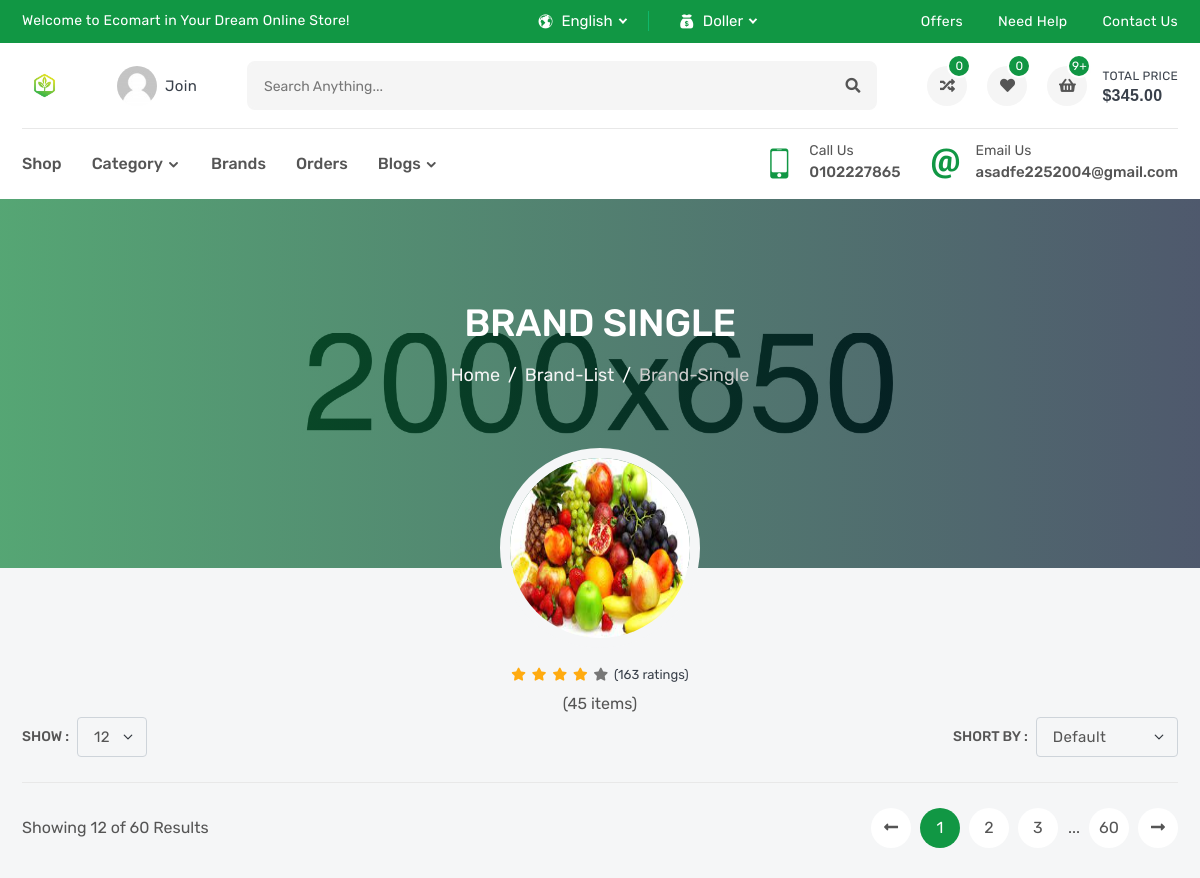
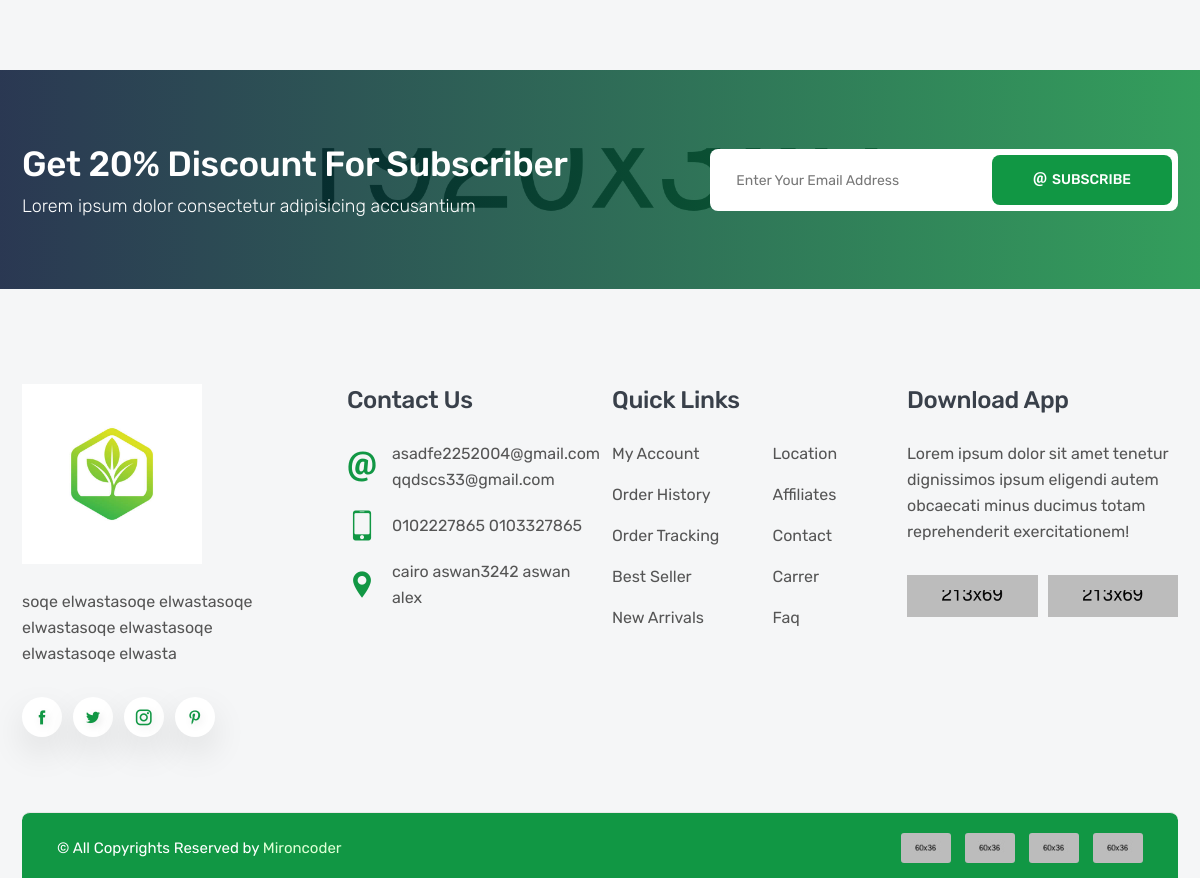
The app's page /proudct/categorys/15 with its own data (2 pictures, top to bottom).
### settings/models.py (models this page shows, shortened)
class Company(models.Model):
    name=models.CharField(max_length=50)
    subtitle=models.CharField(max_length=500)
    logo=models.ImageField(upload_to='logo/')
    call_us=models.CharField(max_length=15)
    email_us=models.EmailField()
    email=models.TextField(max_length=200)
    phone=models.TextField(max_length=200)
    adress=models.TextField(max_length=400)
    fb_link=models.URLField(max_length=300)
    instagram_link=models.URLField(max_length=300)
    tw_link=models.URLField(max_length=300)
    pentrist_link=models.URLField(max_length=300)

### proudct/models.py (models this page shows, shortened)
class Category(models.Model):
    name=models.CharField(_('Name'),max_length=80)
    img=models.ImageField(upload_to="Category")

### proudct/views.py (the view)
# urls.py: path('categorys/<int:pk>',views.CategoryDetailView.as_view(),name='category_detail'),
class CategoryDetailView(DetailView):
    model = Category
    def get_context_data(self, **kwargs):
        context = super().get_context_data(**kwargs)
        myproudct=self.get_object()
        context["category_proudct"]=Proudct.objects.filter(category=myproudct)
        return context

### proudct/templates/proudct/category_detail.html (shortened to what this page needs)
{% extends 'base.html' %}
{% load static %}
{% block mystatic %}
<link rel="stylesheet" href="{%static 'css/brand-single.css' %}">
{% endblock mystatic %}
{% block body %}
        <section class="single-banner" style="background: url(images/single-banner.jpg) no-repeat center;">
            <div class="container">
                <h2>Brand Single</h2>
                <ol class="breadcrumb">
                    <li class="breadcrumb-item"><a href="index.html">Home</a></li>
                    <li class="breadcrumb-item"><a href="brand-list.html">brand-list</a></li>
                    <li class="breadcrumb-item active" aria-current="page">brand-single</li>
                </ol>
            </div>
        </section>
        <div class="brand-single">
            <a href="#"><img src="{{category.img.url}}" alt="brand"></a>
            <ul>
                <li class="fas fa-star active"></li>
                <li class="fas fa-star active"></li>
                <li class="fas fa-star active"></li>
                <li class="fas fa-star active"></li>
                <li class="fas fa-star"></li>
                <li class="total">(163 ratings)</li>
            </ul>
            <p>(45 items)</p>
        </div>
        <section class="inner-section shop-part">
            <div class="container">
                <div class="row">
                    <div class="col-lg-12">
                        <div class="top-filter">
                            <div class="filter-show">
                                <label class="filter-label">Show :</label>
                                <select class="form-select filter-select">
                                    <option value="1">12</option>
                                </select>
                            </div>
                            <div class="filter-short">
                                <label class="filter-label">Short by :</label>
                                <select class="form-select filter-select">
                                    <option selected>default</option>
                                </select>
                            </div>
                        </div>
                    </div>
                </div>
                <div class="row">
                    <div class="col-lg-12">
                        <div class="bottom-paginate">
                            <p class="page-info">Showing 12 of 60 Results</p>
                            <ul class="pagination">
                                <li class="page-item">
                                    <a class="page-link" href="#">
                                        <i class="fas fa-long-arrow-alt-left"></i>
                                    </a>
                                </li>
                                <li class="page-item"><a class="page-link active" href="#">1</a></li>
                                <li class="page-item"><a class="page-link" href="#">2</a></li>
                                <li class="page-item"><a class="page-link" href="#">3</a></li>
                                <li class="page-item">...</li>
                                <li class="page-item"><a class="page-link" href="#">60</a></li>
                                <li class="page-item">
                                    <a class="page-link" href="#">
                                        <i class="fas fa-long-arrow-alt-right"></i>
                                    </a>
                                </li>
                            </ul>
                        </div>
                    </div>
                </div>
            </div>
        </section>
        <section class="news-part" style="background: url(images/newsletter.jpg) no-repeat center;">
            <div class="container">
                <div class="row align-items-center">
                    <div class="col-md-5 col-lg-6 col-xl-7">
                        <div class="news-text">
                            <h2>Get 20% Discount for Subscriber</h2>
                            <p>Lorem ipsum dolor consectetur adipisicing accusantium</p>
                        </div>
                    </div>
                    <div class="col-md-7 col-lg-6 col-xl-5">
                        <form class="news-form">
                            <input type="text" placeholder="Enter Your Email Address">
                            <button><span><i class="icofont-ui-email"></i>Subscribe</span></button>
                        </form>
                    </div>
                </div>
            </div>
        </section>
{% endblock body %}

### templates/base.html (shortened to what this page needs)
{% load static %}
<!DOCTYPE html>
<html lang="en">
    <head>
        <link rel="stylesheet" href="{% static 'fonts/flaticon/flaticon.css' %}">
        <link rel="stylesheet" href="{% static 'fonts/icofont/icofont.min.css' %}">
        <link rel="stylesheet" href="{% static 'fonts/fontawesome/fontawesome.min.css' %}">
        <link rel="stylesheet" href="{% static 'vendor/venobox/venobox.min.css' %}">
        <link rel="stylesheet" href="{% static 'vendor/slickslider/slick.min.css' %}">
        <link rel="stylesheet" href="{% static 'vendor/niceselect/nice-select.min.css' %}">
        <link rel="stylesheet" href="{% static 'vendor/bootstrap/bootstrap.min.css' %}">
        <link rel="stylesheet" href="{% static 'css/main.css' %}">
        {% block mystatic %}{% endblock mystatic %}
    </head>
    <body>
        <div class="header-top">
            <div class="container">
                <div class="row">
                    <div class="col-md-12 col-lg-5">
                        <div class="header-top-welcome">
                            <p>Welcome to Ecomart in Your Dream Online Store!</p>
                        </div>
                    </div>
                    <div class="col-md-5 col-lg-3">
                        <div class="header-top-select">
                            <div class="header-select">
                                <i class="icofont-world"></i>
                            </div>
                            <div class="header-select">
                                <i class="icofont-money"></i>
                            </div>
                        </div>
                    </div>
                    <div class="col-md-7 col-lg-4">
                        <ul class="header-top-list">
                            <li><a href="offer.html">offers</a></li>
                            <li><a href="faq.html">need help</a></li>
                            <li><a href="contact.html">contact us</a></li>
                        </ul>
                    </div>
                </div>
            </div>
        </div>
        <header class="header-part">
            <div class="container">
                <div class="header-content">
                    <a href="index.html" class="header-logo">
                        <img src="{{info.logo.url}}" alt="logo">
                    </a>
                    <a href="login.html" class="header-widget" title="My Account">
                        <img src="images/user.png" alt="user">
                        <span>join</span>
                    </a>
                    <form class="header-form">
                        <input type="text" placeholder="Search anything...">
                        <button><i class="fas fa-search"></i></button>
                    </form>
                    <div class="header-widget-group">
                        <a href="compare.html" class="header-widget" title="Compare List">
                            <i class="fas fa-random"></i>
                            <sup>0</sup>
                        </a>
                        <a href="wishlist.html" class="header-widget" title="Wishlist">
                            <i class="fas fa-heart"></i>
                            <sup>0</sup>
                        </a>
                        <button class="header-widget header-cart" title="Cartlist">
                            <i class="fas fa-shopping-basket"></i>
                            <sup>9+</sup>
                            <span>total price<small>$345.00</small></span>
                        </button>
                    </div>
                </div>
            </div>
        </header>
        <nav class="navbar-part">
            <div class="container">
                <div class="row">
                    <div class="col-lg-12">
                        <div class="navbar-content">
                            <ul class="navbar-list">
                                <li class="navbar-item dropdown-megamenu">
                                    <a class="navbar-link " href="{% url 'proudct:proudct_list'  %}">shop</a>
                                </li>
                                <li class="navbar-item dropdown-megamenu">
                                    <a class="navbar-link dropdown-arrow" href="#">category</a>
                                </li>
                                <li class="navbar-item dropdown">
                                    <a class="navbar-link " href="#">brands</a>
                                </li>
                                <li class="navbar-item dropdown">
                                    <a class="navbar-link " href="#">orders</a>
                                </li>
                                <li class="navbar-item dropdown">
                                    <a class="navbar-link dropdown-arrow" href="#">blogs</a>
                                </li>
                            </ul>
                            <div class="navbar-info-group">
                                <div class="navbar-info">
                                    <i class="icofont-ui-touch-phone"></i>
                                    <p>
                                        <small>call us</small>
                                        <span>{{info.call_us}}</span>
                                    </p>
                                </div>
                                <div class="navbar-info">
                                    <i class="icofont-ui-email"></i>
                                    <p>
                                        <small>email us</small>
                                        <span>{{info.email_us}}</span>
                                    </p>
                                </div>
                            </div>
                        </div>
                    </div>
                </div>
            </div>
        </nav>
            {% block body %}
            {% endblock body %}
        <footer class="footer-part">
            <div class="container">
                <div class="row">
                    <div class="col-sm-6 col-xl-3">
                        <div class="footer-widget">
                            <a class="footer-logo" href="#">
                                <img src="{{info.logo.url}}" alt="logo">
                            </a>
                            <p class="footer-desc">{{info.subtitle}}</p>
                            <ul class="footer-social">
                                <li><a class="icofont-facebook" href="{{info.fb_link}}"></a></li>
                                <li><a class="icofont-twitter" href="{{info.tw_link}}"></a></li>
                                <li><a class="icofont-instagram" href="{{info.instagram_link}}"></a></li>
                                <li><a class="icofont-pinterest" href="{{info.pentrist_link}}"></a></li>
                            </ul>
                        </div>
                    </div>
                    <div class="col-sm-6 col-xl-3">
                        <div class="footer-widget contact">
                            <h3 class="footer-title">contact us</h3>
                            <ul class="footer-contact">
                                <li>
                                    <i class="icofont-ui-email"></i>
                                    <p>
                                        <span>{{info.email}}</span>
                                    </p>
                                </li>
                                <li>
                                    <i class="icofont-ui-touch-phone"></i>
                                    <p>
                                        <span>{{info.phone}}</span>
                                    </p>
                                </li>
                                <li>
                                    <i class="icofont-location-pin"></i>
                                    <p>{{info.adress}}</p>
                                </li>
                            </ul>
                        </div>
                    </div>
                    <div class="col-sm-6 col-xl-3">
                        <div class="footer-widget">
                            <h3 class="footer-title">quick Links</h3>
                            <div class="footer-links">
                                <ul>
                                    <li><a href="#">My Account</a></li>
                                    <li><a href="#">Order History</a></li>
                                    <li><a href="#">Order Tracking</a></li>
                                    <li><a href="#">Best Seller</a></li>
                                    <li><a href="#">New Arrivals</a></li>
                                </ul>
                                <ul>
                                    <li><a href="#">Location</a></li>
                                    <li><a href="#">Affiliates</a></li>
                                    <li><a href="#">Contact</a></li>
                                    <li><a href="#">Carrer</a></li>
                                    <li><a href="#">Faq</a></li>
                                </ul>
                            </div>
                        </div>
                    </div>
                    <div class="col-sm-6 col-xl-3">
                        <div class="footer-widget">
                            <h3 class="footer-title">Download App</h3>
                            <p class="footer-desc">Lorem ipsum dolor sit amet tenetur dignissimos ipsum eligendi autem obcaecati minus ducimus totam reprehenderit exercitationem!</p>
                            <div class="footer-app">
                                <a href="#"><img src="images/google-store.png" alt="google"></a>
                                <a href="#"><img src="images/app-store.png" alt="app"></a>
                            </div>
                        </div>
                    </div>
                </div>
                <div class="row">
                    <div class="col-12">
                        <div class="footer-bottom">
                            <p class="footer-copytext">&copy;  All Copyrights Reserved by <a target="_blank" href="https://themeforest.net/user/mironcoder">Mironcoder</a></p>
                            <div class="footer-card">
                                <a href="#"><img src="images/payment/jpg/01.jpg" alt="payment"></a>
                                <a href="#"><img src="images/payment/jpg/02.jpg" alt="payment"></a>
                                <a href="#"><img src="images/payment/jpg/03.jpg" alt="payment"></a>
                                <a href="#"><img src="images/payment/jpg/04.jpg" alt="payment"></a>
                            </div>
                        </div>
                    </div>
                </div>
            </div>
        </footer>
    </body>
</html>

### records on screen
Company: logo (picture), call_us "0102227865", email_us "asadfe2252004@gmail.com", subtitle "soqe elwastasoqe elwastasoqe elwastasoqe elwastasoqe elwastasoqe elwasta", email "asadfe2252004@gmail.com qqdscs33@gmail.com", phone "0102227865 0103327865", adress "cairo aswan3242 aswan alex"
Category: img (picture)
